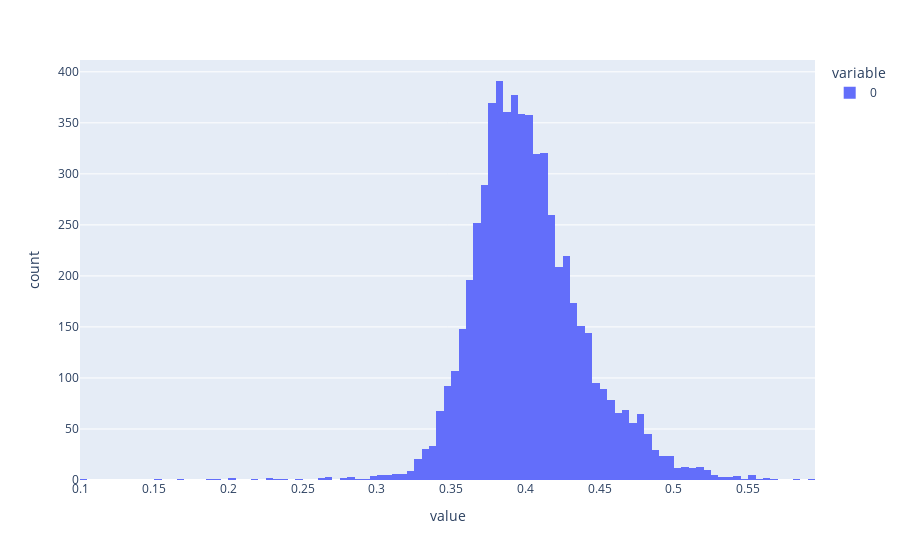

The notebook cell saved with this chart:
### Markdown cell above
__THIRD CELL OF PROBLEM 1:__

f. Make a histogram of the GC content of all yeast genes.

### Code cell
import plotly.express as px
import plotly.graph_objs as go

histogram = px.histogram(gcs)
histogram

### Figure 1 — Plotly figure (JSON) as saved in the notebook; plotly's stock layout.template omitted (floating-point values rounded to 4 significant figures; data arrays with more than 128 entries replaced by an {"elided": "..."} marker saying what was removed)
{"data": [{"alignmentgroup": "True", "bingroup": "x", "hovertemplate": "variable=0<br>value=%{x}<br>count=%{y}<extra></extra>", "legendgroup": "0", "marker": {"color": "#636efa", "pattern": {"shape": ""}}, "name": "0", "offsetgroup": "0", "orientation": "v", "showlegend": true, "type": "histogram", "x": {"elided": "6034 float values"}, "xaxis": "x", "yaxis": "y"}], "layout": {"barmode": "relative", "legend": {"title": {"text": "variable"}, "tracegroupgap": 0}, "margin": {"t": 60}, "xaxis": {"anchor": "y", "domain": [0, 1], "title": {"text": "value"}}, "yaxis": {"anchor": "x", "domain": [0, 1], "title": {"text": "count"}}}}
